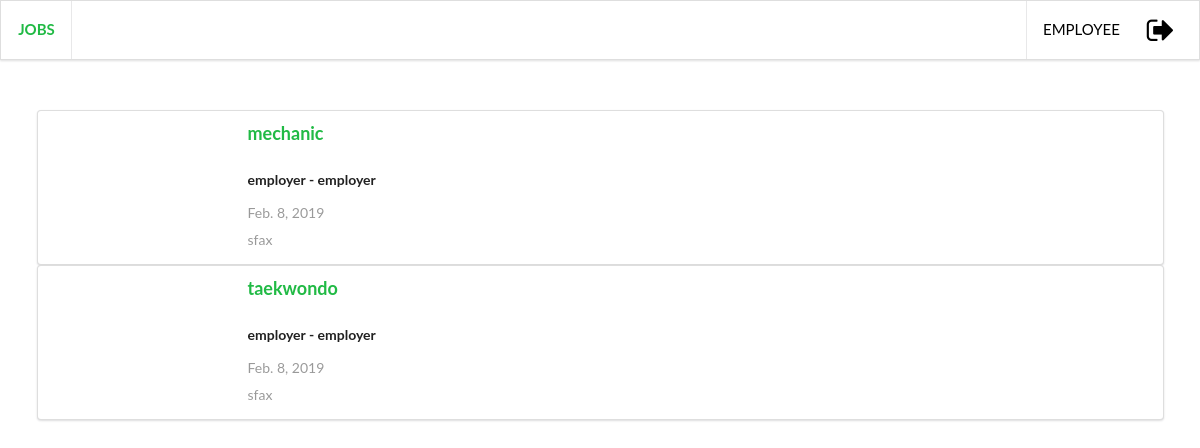
The page /list_annonces (signed in) on the database as committed earlier.
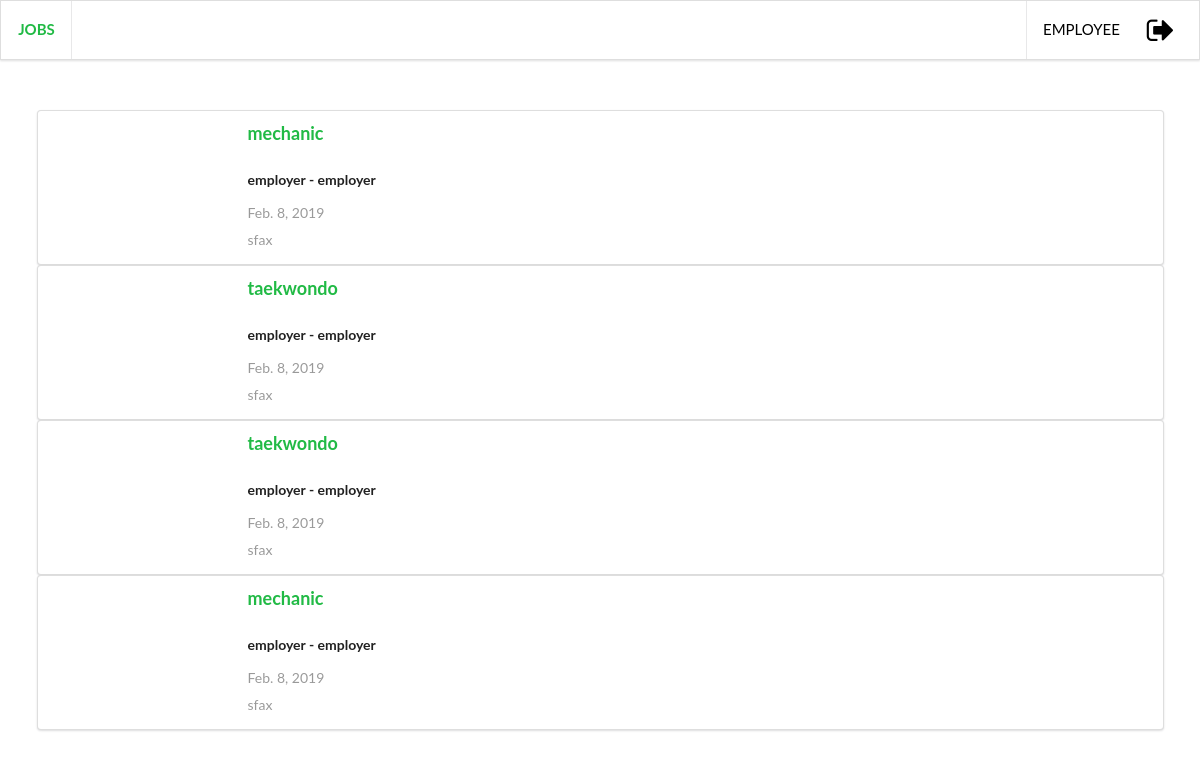
The same page on the database as committed later.
### jobs_search/models.py (models this page shows, shortened)
class Request(models.Model):
    annonce = models.ForeignKey(to=Annonce, on_delete=models.CASCADE)
    employee = models.ForeignKey(to=Profile, on_delete=models.CASCADE)
    employee_cv_file=models.FileField()

class Annonce(models.Model):
    domaines_list = (('technology', 'technology'), ('mechanics', 'mechanics'), ('commerce', 'commerce')
        , ('training and education', 'training and education'), ('services', 'services'), ('tourism', 'tourism'))
    region_list = (('sfax', 'sfax'), ('monastir', 'monastir'), ('gafsa', 'gafsa'), ('tunis', 'tunis')
        , ('sousse', 'sousse'), ('gabes', 'gabes'), ('mahdia', 'mahdia'), ('beja', 'beja')
        , ('tataouine', 'tataouine'),)
    owner = models.ForeignKey(to=Profile, on_delete=models.CASCADE)
    title = models.CharField(max_length=100)
    domaine = models.CharField(max_length=100, choices = domaines_list, default=1)
    region = models.CharField(max_length=100, choices = region_list, default=1)
    description = models.TextField(max_length=1500)
    image = models.FileField()
    date = models.DateField(auto_now=True)
    phone = models.PositiveIntegerField()

class Profile(models.Model):
    STATUS = (
        ('employee', 'employee'),
        ('employer', 'employer')
    )
    user = models.OneToOneField(to=User, on_delete=models.CASCADE)
    status = models.CharField(max_length=20, choices=STATUS)
    def __str__(self):
        return "{} - {}".format(self.user.username, self.status)

### jobs_search/views.py (the view)
# urls.py: url(r'^list_annonces', views.user_annonces_list, name='list_annonces'),
def user_annonces_list(request):
    user = request.user
    profile = Profile.objects.get(user=user)
    list_annonces = profile.annonce_set.all()
    list_requests = Request.objects.filter(employee=profile)
    context = {
        'list_annonces': list_annonces,
        'profile':profile,
        'list_requests':list_requests
    }
    return render(request, 'jobs_search/annonces_list.html', context)

### jobs_search/templates/jobs_search/annonces_list.html (shortened to what this page needs)
{% extends 'jobs_search/base.html'%}
{%block body%}
<br>
{%if profile.status == "employee"%}
{%if list_requests %}
{%for r in list_requests%}
<div class="ui container">
  <div class="ui segment">
    <div class="ui items">
      <div class="item">
        <div class="image">
        </div>
        <div class="content">
          <a class="header" style='color:#21BA45' href="{% url 'jobs_search:detail' r.annonce.id%}">{{r.annonce.title}}</a>
          <br>
          <h5>{{r.annonce.owner}}</h5>
          <div class="extra">
            {{r.annonce.date}}
          </div>
          <div class="extra">
            {{r.annonce.region}}
          </div>
        </div>
      </div>
    </div>
  </div>
</div>
{%endfor%}
{%else%}
<h3 style="text-align: center;">empty</h3>
{%endif%}
{%endif%}
{%endblock%}

### jobs_search/templates/jobs_search/base.html (shortened to what this page needs)
<!DOCTYPE html>
<html>
    <head>
        {%load staticfiles%}
        <link rel="stylesheet" href="{% static 'jobs_search/Semantic-UI-CSS-master/semantic.min.css'%}">
        <link rel="stylesheet" href="{% static 'jobs_search/Semantic-UI-CSS-master/semantic.css'%}">
    </head>
    <body>
        <div class="ui pointing large fixed menu">
          <a class="item" href="{% url 'jobs_search:index'%}" style='color:#21BA45'>
            <strong>JOBS</strong>
          </a>
          <div class="right menu">
            {%if request.user.is_authenticated%}
                <div class="item">
                    <a style='color:black' href="{% url 'jobs_search:list_annonces'%}">
                    {{request.user.username.upper}}</a>&nbsp;&nbsp;&nbsp;&nbsp;&nbsp;&nbsp;
                    <a href="{%url 'jobs_search:logout'%}" style='color:black'><i class="sign out  big icon"></i></a>
                </div>
            {%endif%}
        </div>
        </div>
        <br><br><br>
    {%block body%}
    {%endblock%}
    </body>
</html>

Rows that differ between the two databases and show on the page:
added Request: annonce "taekwondo", annonce.owner "employer - employer", annonce "Feb. 8, 2019", annonce.region "sfax"
added Request: annonce "mechanic", annonce.owner "employer - employer", annonce "Feb. 8, 2019", annonce.region "sfax"
